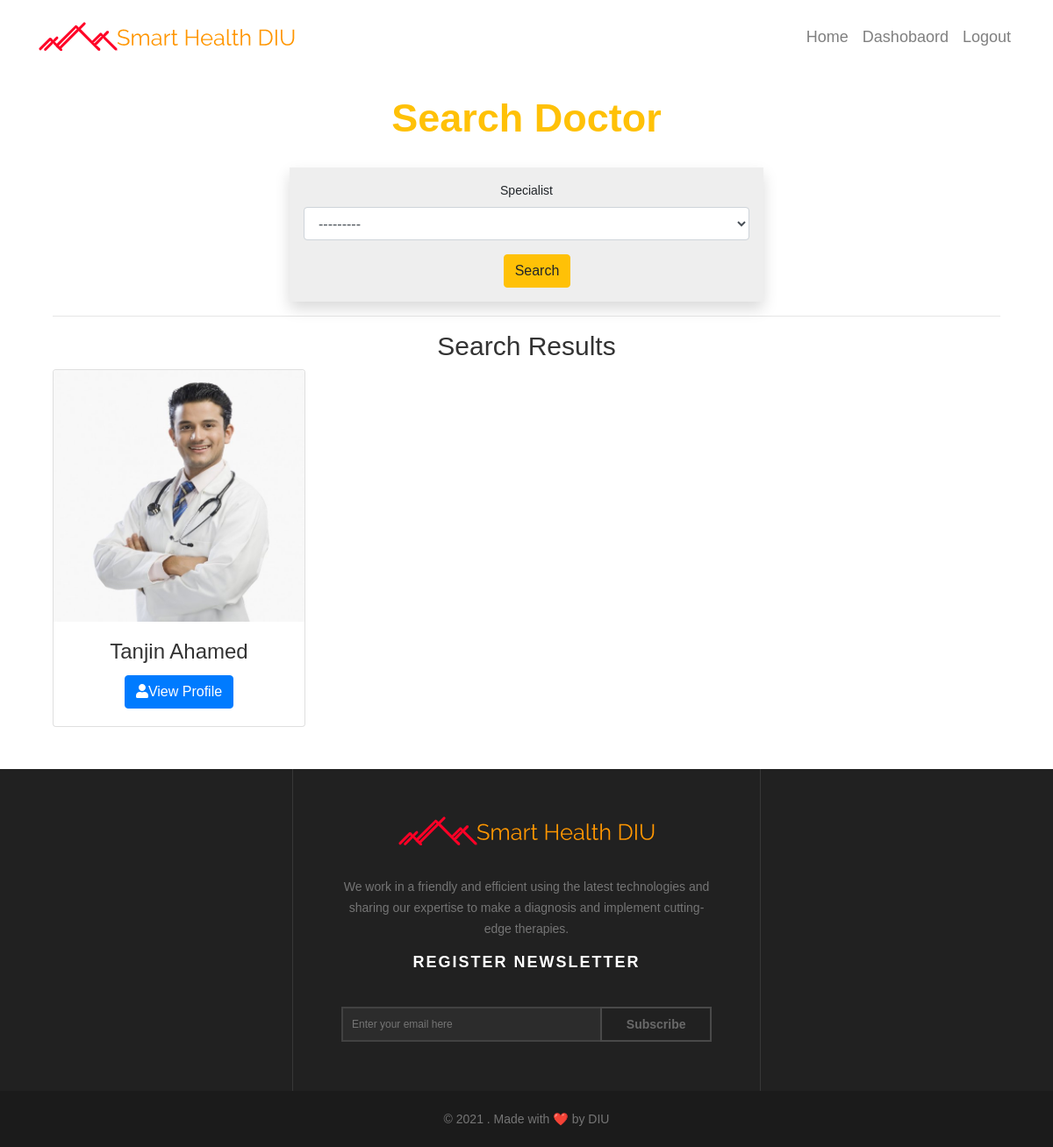
The app's page /search/ (signed in) with its own data.
### users/models.py (models this page shows, shortened)
class User(AbstractUser):
    USER_TYPE_CHOICES = (
        (1, 'admin'),
        (2, 'doctor'),
        (3, 'patients'),
        (4, 'Manager'),
    )
    VERIFY_STATUS = (
        ('yes', 'yes'),
        ('no', 'no')
    )
    GENDER_CHOICES = (
        ('Male', 'Male'),
        ('Female', 'Female'),
    )
    BG_CHOICES = (
        ('O+', 'O+'),
        ('O-', 'O-'),
        ('A+', 'A+'),
        ('A-', 'A-'),
        ('B+', 'B+'),
        ('B-', 'B-'),
        ('AB+', 'AB+'),
        ('AB-', 'AB-'),
    )
    DESIGNATION_CHOICES = (
        ('Professor', 'Professor'),
	    ('Associate Professor', 'Associate Professor'),
	    ('Assistant Professor', 'Assistant Professor'),
        ('Consultant', 'Consultant'),
	    ('Registras', 'Registras'),
	    ('Assistant Registras', 'Assistant Registras'),
	    ('IMO', 'IMO'),
        ('EMO', 'EMO'),
        ('RMO', 'RMO'),
        ('HMO', 'HMO'),
        ('Other', 'Other')
    )
    username = None
    sn = models.CharField(verbose_name='Serial Number', max_length=12, unique=True, error_messages={'required': 'Your Name is Required'})
    pm_division = models.ForeignKey(Division, verbose_name='Division', related_name='pm_division', on_delete=models.DO_NOTHING, null=True, blank=True)
    pm_district = models.ForeignKey(District, verbose_name='District', related_name='pm_district', on_delete=models.DO_NOTHING, null=True, blank=True)
    pm_thana = models.ForeignKey(Thana, verbose_name='Thana', related_name='pm_thana', on_delete=models.DO_NOTHING, null=True, blank=True)
    ps_division = models.ForeignKey(Division, verbose_name='Division', related_name='ps_division', on_delete=models.DO_NOTHING, null=True, blank=True)
    ps_district = models.ForeignKey(District, verbose_name='District', related_name='ps_district', on_delete=models.DO_NOTHING, null=True, blank=True)
    ps_thana = models.ForeignKey(Thana, verbose_name='Thana', related_name='ps_thana', on_delete=models.DO_NOTHING, null=True, blank=True)
    pm_village = models.CharField(verbose_name='Village',max_length=50, null=True, blank=True)
    ps_village = models.CharField(verbose_name='Village',max_length=50, null=True, blank=True)
    pm_union = models.CharField(verbose_name='Union',max_length=50, null=True, blank=True)
    ps_union = models.CharField(verbose_name='Union',max_length=50, null=True, blank=True)
    pm_ward = models.CharField(verbose_name='Ward',max_length=50, null=True, blank=True)
    ps_ward = models.CharField(verbose_name='Ward',max_length=50, null=True, blank=True)
    birthday = models.DateField(null=True, blank=True)
    image = models.ImageField(default='default.jpg', upload_to='users', null=True, blank=True)
    verified = models.CharField(max_length=10, choices=VERIFY_STATUS, null=True, default='no')
    user_type = models.PositiveIntegerField(choices=USER_TYPE_CHOICES, default=3, blank=True, null=True)
    mobile = models.CharField(verbose_name='Mobile Number', max_length=11, blank=True)
    payment = models.CharField(verbose_name='Payment Number', max_length=11, null=True, blank=True)
    nid = models.CharField(verbose_name='National ID', max_length=10, blank=True, null=True)
    bma = models.CharField(verbose_name='BMA Code', max_length=20, blank=True, null=True)
    institute = models.CharField(verbose_name='Institute', max_length=100, blank=True, null=True)
    designation = models.CharField(verbose_name='Designation', max_length=50, choices=DESIGNATION_CHOICES, blank=True, null=True)
    specialist = models.ForeignKey(Speciality, verbose_name='Specialist', blank=True, null=True, on_delete=models.CASCADE)
    father_name = models.CharField(verbose_name='Father\'s name', max_length=25, null=True, blank=True)
    mother_name = models.CharField(verbose_name='Mother\'s name', max_length=25, null=True, blank=True)
    father_mobile = models.CharField(verbose_name='Father\'s Mobile', max_length=11, null=True, blank=True)
    mother_mobile = models.CharField(verbose_name='Mother\'s Mobile', max_length=11, null=True, blank=True)
    bg = models.CharField(verbose_name='Blood Group', max_length=11, choices=BG_CHOICES, null=True, blank=True)
    gender = models.CharField(verbose_name='Select Gender', max_length=11, choices=GENDER_CHOICES, null=True, blank=True)
    USERNAME_FIELD = 'sn'

### users/views.py (the view)
# urls.py: path('search/', search, name='search'),
@login_required
def search(request):
    doctor = User.objects.filter(user_type='2')
    docFilter = DoctorFilter(request.GET, queryset=doctor)
    doctor = docFilter.qs
    ctx = {
        'doctor' : doctor,
        'docFilter': docFilter
        }
    return render(request, 'users/dashboard/search.html', context=ctx)

### users/models.py (called while the page is built)
    def __str__(self):
        return self.name

### users/templates/users/dashboard/search.html
{% extends 'users/dashboard/base.html' %}
{% load crispy_forms_tags %}
{% block content %}
    <div class="mx-auto my-4" style="width:90%">
        <h2 class="text-center text-warning">Search Doctor</h2>
        <br>
            <form action="" method="get" class="w-50 mx-auto text-center p-3 shadow mb-2" style="background-color: #eee;">
                {{ docFilter.form|crispy }}
                <button type="submit" class="btn btn-warning ml-4">Search</button>
            </form>
        <hr>
        <h3 class="text-center text-priamry">Search Results</h3>
        <div class="row">
        {% for doc in doctor %}
            {% if request.user.id != doc.id %}
            <div class="col-md-4">
                <div class="row">
                    <div class="col-md-4 mb-4">
                        <div class="card card-shadow text-center" style="width: 18rem;">
                            <img style="height: 287px;" class="card-img-top" src="{{ doc.image.url }}" alt="Card image cap">
                            <div class="card-body">
                            <h4 class="card-title">{{ doc.first_name }} {{ doc.last_name }}</h4>
                            <a href="{% url 'doctor-view' doc.id %}" class="btn btn-primary"><i class="fas fa-user"></i>View Profile</a>
                            </div>
                        </div>
                    </div>
                </div>
            </div>
            {% endif %}
        {% endfor %}
        </div>
    </div>
    {% endblock content %}

### users/static/dc/css/style.css (style rules this page uses)
* { margin: 0px; padding: 0px; }
body { background: #FFF; height: 100%; width: 100%; font-weight: normal; margin: 0px; padding: 0px; height: 100%; min-height: 100%; position: relative; font-size: 14px; font-family: 'Raleway', sans-serif; }
h1, h2, h3, h4, h5, h6 { font-weight: normal; color: #333333; }
h2 { font-size: 45px; font-weight: bold; }
h3 { font-size: 30px; }
h4 { font-size: 24px; }
a { -webkit-transition: all 0.4s ease-in-out; -moz-transition: all 0.4s ease-in-out; -o-transition: all 0.4s ease-in-out; -ms-transition: all 0.4s ease-in-out; transition: all 0.4s ease-in-out; text-decoration: none !important; }
img { -webkit-transition: 0.4s ease-in-out; -moz-transition: 0.4s ease-in-out; -ms-transition: 0.4s ease-in-out; -o-transition: 0.4s ease-in-out; transition: 0.4s ease-in-out; display: inline-block !important; }
a { text-decoration: none; color: #757575; }

### records on screen
User: image (picture), first_name "Tanjin", last_name "Ahamed"
